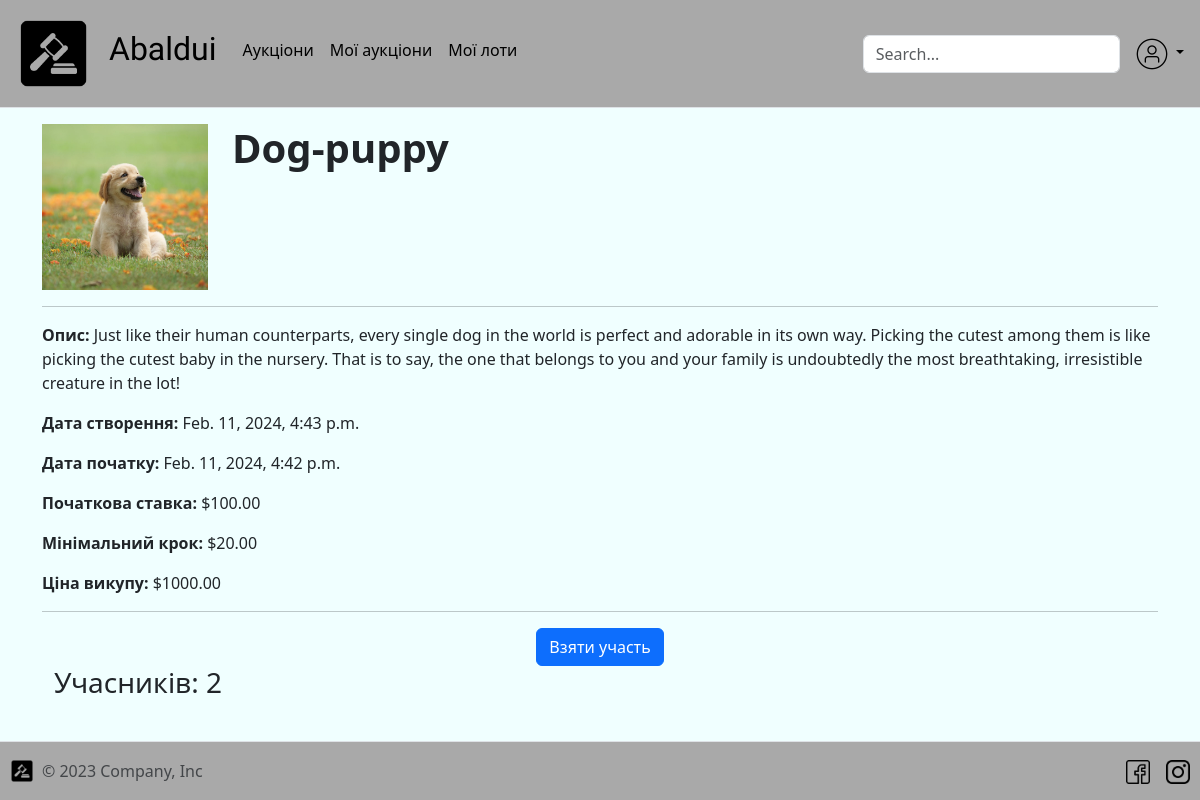
/auction/18/ (signed in), run on an earlier commit of the app's database.
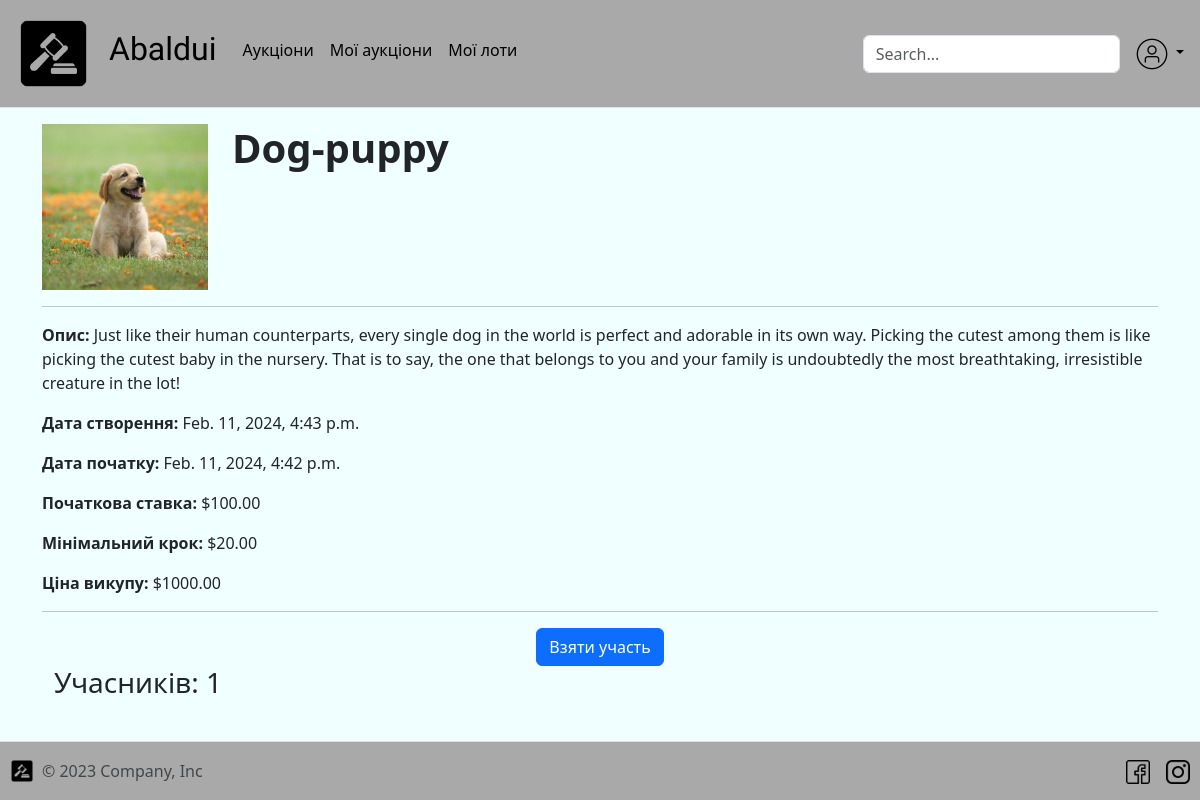
And on a later commit of the database.
### auction/models.py (models this page shows, shortened)
class Auction(models.Model):
    name = models.CharField(max_length=255, default="Auction")
    description = models.TextField(blank=True, null=True, max_length=700)
    image = models.ImageField(upload_to="auction-images/", blank=True, null=True)
    creator = models.ForeignKey(to=User, on_delete=models.DO_NOTHING, related_name="auctions")
    current_better = models.ForeignKey(to=User, on_delete=models.DO_NOTHING, null=True, blank=True,
                                       related_name="auctions_betters")
    start_price = models.DecimalField(max_digits=15, decimal_places=2)
    minimal_bet = models.DecimalField(max_digits=15, decimal_places=2)
    current_bet = models.DecimalField(max_digits=15, decimal_places=2, default=0)
    price_of_ransom = models.DecimalField(max_digits=15, decimal_places=2, null=True)
    time_of_creation = models.DateTimeField(auto_now_add=True)
    time_of_start = models.DateTimeField()
    seconds_to_end = models.IntegerField(default=60)
    is_completed = models.BooleanField(default=False)
    participants = models.ManyToManyField(User)
    class Meta:
        ordering = ["-time_of_start"]

### auction/views.py (the view)
# urls.py: path('<int:pk>/', auction_list_detail),
def auction_list_detail(request, pk: int):
    auction = Auction.objects.get(pk=pk)
    if request.user not in auction.participants.all():
        auction.participants.add(request.user)
        auction.save()
    context = {
        "auction": auction,
        "lots": auction.lot_set.all(),
        "participants": auction.participants.all()
    }
    return render(request, "auction/auction-info.html", context=context)

### templates/auction/auction-info.html (shortened to what this page needs)
{% extends 'base.html' %}
{% load static %}
{% block content %}
<div class="container">
    <div class="row">
        <div class="col-md-2">
            <img src="/media/{{auction.image }}" alt="Зображення аукціону" class="img-fluid">
        </div>
        <div class="col-md-10">
            <h1><strong>{{ auction.name }}</strong> </h1>
        </div>
    </div>
    <hr>
    <div class="row">
        <div class="col-md-12">
            <p><strong>Опис:</strong> {{ auction.description }}</p>
            <p><strong>Дата створення:</strong> {{ auction.time_of_creation }}</p>
            <p><strong>Дата початку:</strong> {{ auction.time_of_start }}</p>
            <p><strong>Початкова ставка:</strong> ${{ auction.start_price }}</p>
            <p><strong>Мінімальний крок:</strong> ${{ auction.minimal_bet }}</p>
            <p><strong>Ціна викупу:</strong> ${{ auction.price_of_ransom }}</p>
            <hr>
        </div>
    </div>
    <div class="row">
        <div>
            <div class="d-flex justify-content-center align-items-center">
              <a href="going/" class="btn btn-primary">Взяти участь</a>
            </div>
        </div>
    </div>
  <div class="container">
   <h3>Учасників: {{ auction.participants.count }}</h3>
  </div>
</div>
{% endblock %}

What changed in the data, as far as the page shows it:
changed Auction "Dog-puppy": participants.count "2" → "1"
